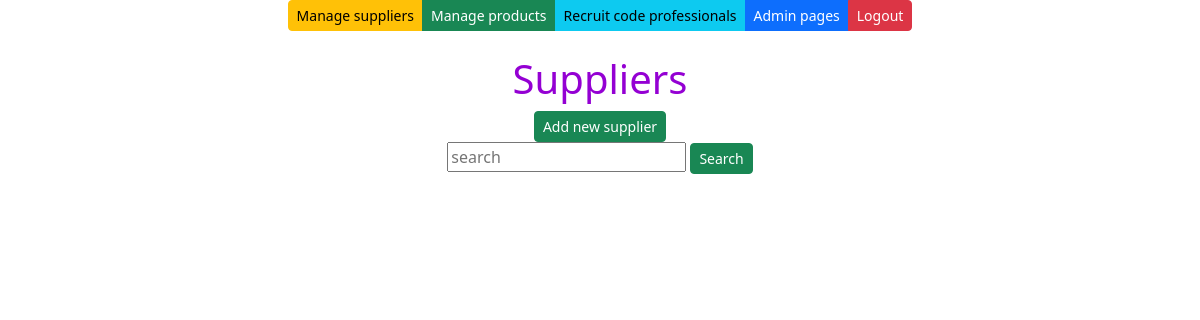
Page /suppliers/ on the earlier database version.
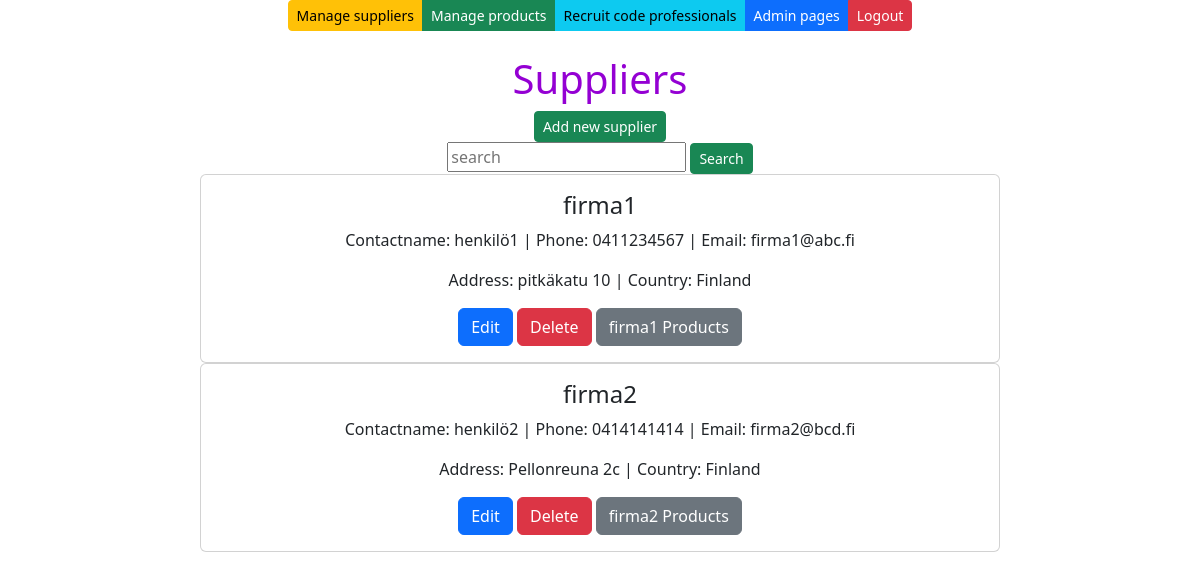
Same page on the later database version.
### app/models.py (models this page shows, shortened)
class Supplier(models.Model):
    companyName = models.CharField(max_length=50, default="firma")
    contactName = models.CharField(max_length=50, default="firma")
    address = models.CharField(max_length=100, default="firma")
    phone = models.CharField(max_length=20, default="firma")
    email = models.CharField(max_length=50, default="firma")
    country = models.CharField(max_length=50, default="firma")

### app/views.py (the view)
# urls.py: path('suppliers/', supplierlistview),
def supplierlistview(request):
    supplierlist = Supplier.objects.all()
    context = {'suppliers': supplierlist}               # create dictionary called context with key:suppliers, value: supplierlist
    return render(request, 'supplierlist.html', context)

### app/templates/supplierlist.html (shortened to what this page needs)
{% extends 'index.html' %}
{% block content %}
<br/>
<br />
<h1 style="color: darkviolet">Suppliers</h1>
<button id="add-btn" class="btn btn-success btn-sm" onclick="showaddform()">Add new supplier</button>
<form method="post" action="/search-suppliers/">
    <input class="card-text" class="card-text" type="text" placeholder="search" name="search">
    <input type="submit" value="Search" class="btn btn-success btn-sm" name="">
</form>
{% for s in suppliers %}
<div class="card" style="max-width: 50rem;">
    <div class="card-body">
        <h4 class="card-title">{{s.companyName}}</h4>
        <p class="card-text">Contactname: {{s.contactName}} | Phone: {{s.phone}} | Email: {{s.email}} </p>
        <p class="card-text">Address: {{s.address}} | Country: {{s.country}} </p>
        <a href="/edit-supplier-get/{{s.id}}/" class="btn btn-primary">Edit</a>
        <a href="/confirm-delete-supplier/{{s.id}}/" class="btn btn-danger">Delete</a>
        <a href="/products-by-supplier/{{s.id}}/" class="btn btn-secondary">{{s.companyName}} Products</a>
    </div>
</div>
{% endfor %}
{% endblock %}

### app/templates/index.html (shortened to what this page needs)
<!DOCTYPE html>
<html>
    <head>
        <link href="https://cdn.jsdelivr.net/npm/bootstrap@5.3.3/dist/css/bootstrap.min.css" rel="stylesheet">
        <link rel="stylesheet" href="https://cdnjs.cloudflare.com/ajax/libs/font-awesome/6.5.0/css/all.min.css">
    </head>
    <body>
        <div class="container">
            <center>
                <div class="btn-group" role="group">
                    <a class="btn btn-warning btn-sm" href="/suppliers">Manage suppliers</a>
                    <a class="btn btn-success btn-sm" href="/products">Manage products</a>
                    <a class="btn btn-info btn-sm" href="http://careeria.fi">Recruit code professionals</a>
                    <a class="btn btn-primary btn-sm" href="/admin">Admin pages</a>
                    <a class="btn btn-danger btn-sm">Logout</a>
                </div>
                {% block content %}{% endblock %}
            </center>
        </div>
    </body>
</html>

Differences in the rows shown:
added Supplier: companyName "firma1", contactName "henkilö1", phone "0411234567", email "firma1@abc.fi", address "pitkäkatu 10", country "Finland"
added Supplier: companyName "firma2", contactName "henkilö2", phone "0414141414", email "firma2@bcd.fi", address "Pellonreuna 2c", country "Finland"
